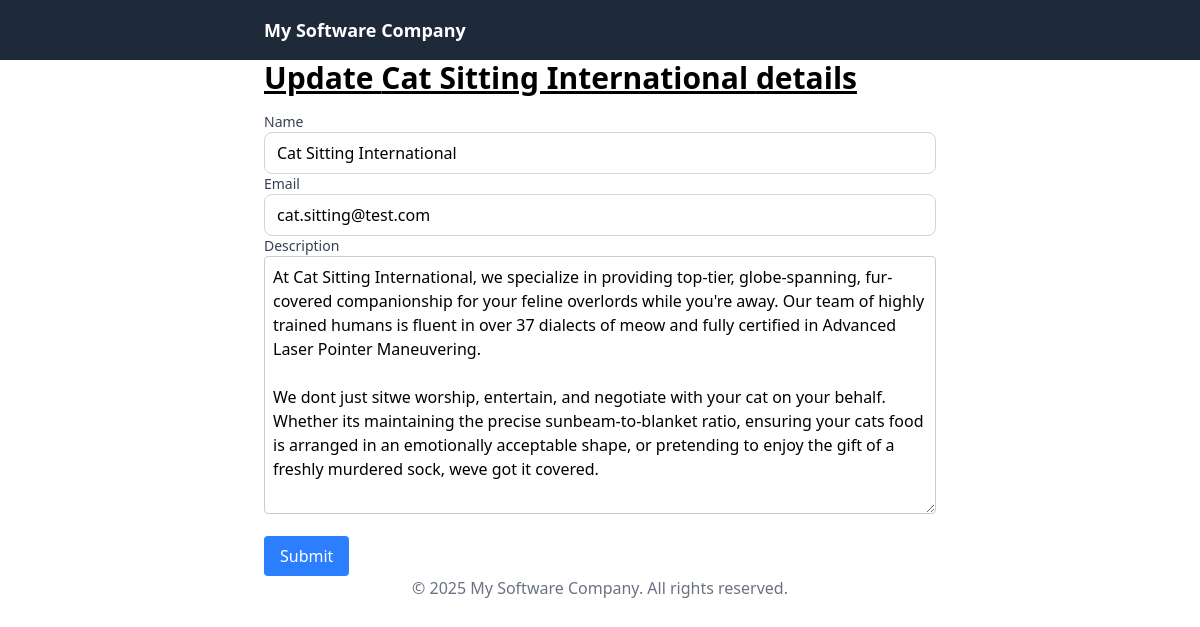
/clients/company/1/update, run on the app's committed database.
### clients/models.py (models this page shows, shortened)
class Company(models.Model):
    name = models.CharField(max_length=100)
    email = models.EmailField(max_length=100, unique=True)
    description = models.TextField(blank = True, null = True, default = "Enter a Description here (optional)")
    created_at = models.DateTimeField(auto_now_add = True)
    updated_at = models.DateTimeField(auto_now = True)

### clients/views.py (the view, shortened to what this page needs)
# urls.py: path('company/<int:company_id>/update', update_company, name = 'update_company'),
def update_company(request, company_id):
    company = get_object_or_404(Company, id = company_id)
    if request.method == "GET":
        form = CompanyForm(instance = company)
        get_data = {"form": form, "company" : company}
        return render(request, 'clients/update_company.html', get_data)

### clients/forms.py (shortened to what this page needs)
class CompanyForm(forms.ModelForm):
    class Meta:
        model = Company
        fields = ['name', 'email', 'description']

### clients/templates/clients/update_company.html (shortened to what this page needs)
{% extends 'base.html' %}
{% block content %}
<div class="max-w-2xl mx-auto">
    <h1 class="text-3xl font-bold underline">
        Update {{ company.name }} details
    </h1>
    <form method="post" class="mt-4">
            {% for field in form %}
            <div>
            <label for="{{ field.id_for_label }}" class="block text-sm font-medium text-gray-700">
                {{ field.label }}
            </label>
            {{ field }}
            </div>
        {% endfor %}
        <button type="submit" class="mt-4 px-4 py-2 bg-blue-500 text-white rounded">
            Submit
        </button>
    </form>
</div>
{% endblock %}

### templates/base.html (style rules this page uses)
input, select { width: 100%; border: 1px solid #d1d5db; border-radius: 0.5rem; padding: 0.5rem 0.75rem; outline: none; }
textarea { border: 1px solid #ccc; border-radius: 4px; padding: 8px; width: 100%; }

### data on the page
Company: name "Cat Sitting International", form "Cat Sitting International" "cat.sitting@test.com" "At Cat Sitting International, we specialize in providing top-tier, globe-spanning, fur-covered companionship for your feline overlords while you're away. Our team of highly trained humans is fluent in over 37 dialects of meow and fully certified in Advanced Laser Pointer Maneuvering. We dont just sitwe worship, entertain, and negotiate with your cat on your behalf. Whether its maintaining the precise sunbeam-to-blanket ratio, ensuring your cats food is arranged in an emotionally acceptable shape, or pretending to enjoy the gift of a freshly murdered sock, weve got it covered."

### other printed values
{{ field.label }} "Name" "Email" "Description"
